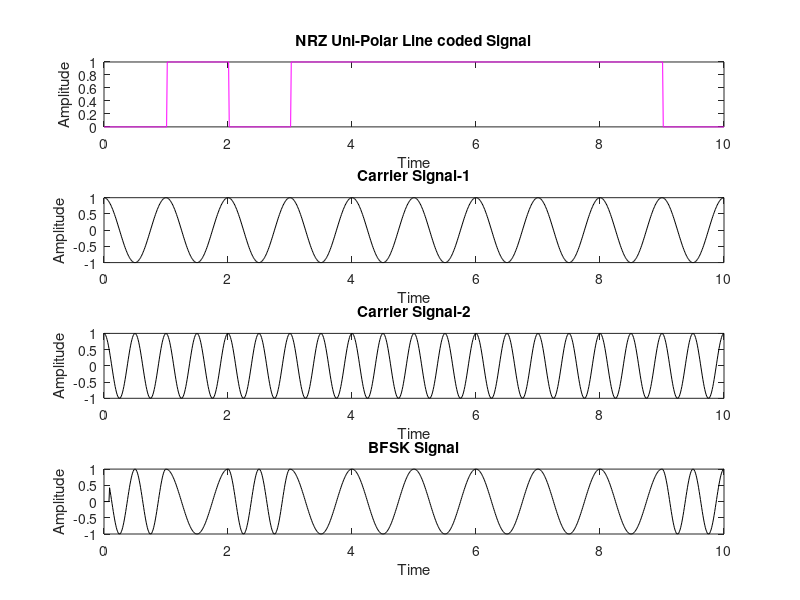
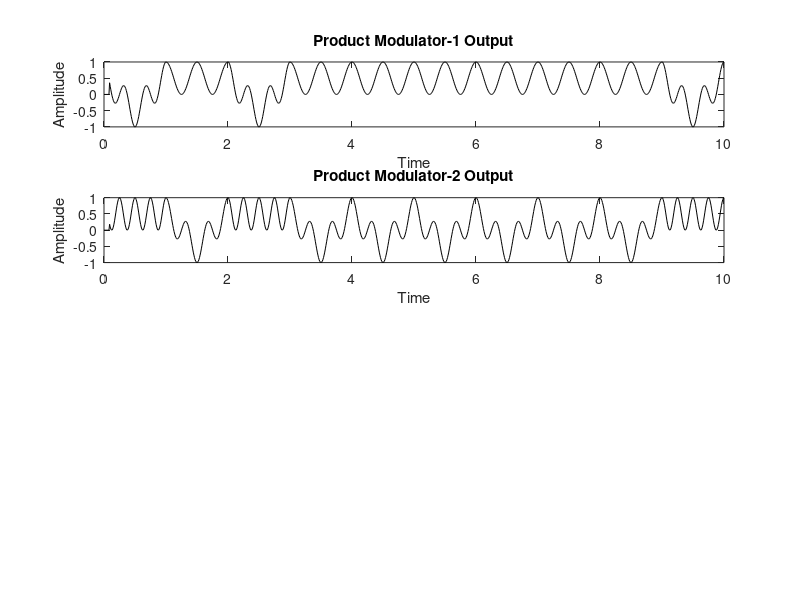

MATLAB code for these plots, in order: (Note: this script raises an error after producing the figures.)
%BFSK Modulation and Demodulation

%% Input Bits Generation
N=10; %Input Size
n=randi([0 1],1,N); % Random N bits generation : 1 or 0

%% Uni-Polar Mapping
for ii=1:N
    if n(ii)==1
        nn(ii)=1;
    else 
        nn(ii)=0;
    end
end

%% Uni-Polar NRZ signal
S=100; %Sampling frequency for MATLAB, basically it is the number of points for representation of 1 bit
       %Simply called "Samples per Bit"
i=1;
t=0:1/S:N;
for j=1:length(t)
    if t(j)<=i
        m(j)=nn(i);
    else
        m(j)=nn(i);%This line of code is written to maintain a continuum in the waveform
        i=i+1;
    end
end
figure(1);
subplot(411);
plot(t,m,'m'); xlabel('Time'); ylabel('Amplitude');
title('NRZ Uni-Polar Line coded Signal');

%% Carrier Signal Generation
c1=cos(2*pi*1*t);%Carrier 1
c2=cos(2*pi*2*t);%Carrier 2

subplot(412);
plot(t,c1,'k-'); xlabel('Time'); ylabel('Amplitude');
title('Carrier Signal-1');

subplot(413);
plot(t,c2,'k-'); xlabel('Time'); ylabel('Amplitude');
title('Carrier Signal-2');

%% BFSK Signal Generation
for i=i:length(t)
    if m(i)==1
        x(i)=c1(i);
    else
        x(i)=c2(i); 
    end
end

subplot(414);
plot(t,x,'k'); xlabel('Time'); ylabel('Amplitude');
title('BFSK Signal');

%% Coherent Detection
% We consider no noise case
y=x; %Received Signal=Transmitted Signal, since Coherent Detection %IDEAL CHANNEL.

y1=y.*c1; %Product Modulator-1
figure(2)
subplot(411);
plot(t,y1,'k'); xlabel('Time'); ylabel('Amplitude');
title('Product Modulator-1 Output');

y2=y.*c2; %Product Modulator-2
subplot(412);
plot(t,y2,'k'); xlabel('Time'); ylabel('Amplitude');
title('Product Modulator-2 Output');

%% Integrator

%Integrator Output 1
int_op1=[];
for ii=0:S:length(y1)-S %from 0 to the second last bit as integrating the second last goes on to the last bit
                        %trapz: Trapezoidal Numerical Integration
                        %division by S is done to find the average area
                        %between every 2 bits
    int_o1=(1/S)*trapz(y1(ii+1:ii+S));
    int_op1=[int_op1  int_o1];
end



%Integrator Output 2
int_op2=[];
for ii=0:S:length(y2)-S %from 0 to the second last bit as integrating the second last goes on to the last bit
                        %trapz: Trapezoidal Numerical Integration
                        %division by S is done to find the average area
                        %between every 2 bits
    int_o2=(1/S)*trapz(y2(ii+1:ii+S));
    int_op2=[int_op2  int_o2];
end

%% Decision Device
Th= 0; %Threshold for BASK
disp('Detected Bits:')
det=(round((int_op1-int_op2),1)>=Th) %round(input,number of significant places) and compare with the Threshold  

%% BER Computation
ber=sum(n~=det)/N %Count number of detected bits which are not equal to the original input 

% Clearly as there is no noise so the BER=0
